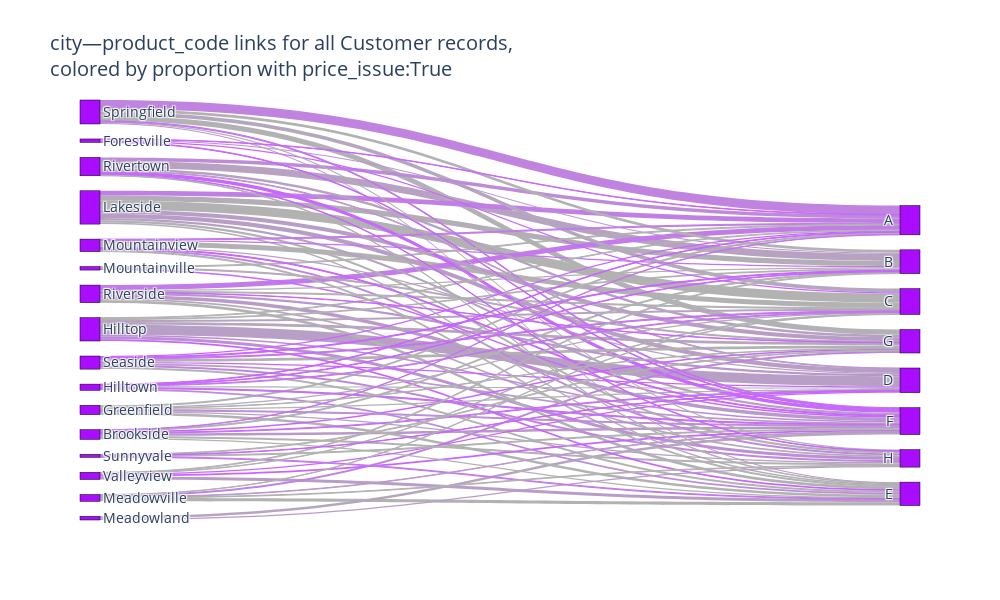

This figure's notebook cell:
### Code cell
# Create example alluvial/flow chart of city-product relationships
flow_chart, flow_chart_df = acd.get_flow_chart_fig(
    selection=[],  # Prefilter the dataset by adding attribute values here
    source_attribute="city",
    target_attribute="product_code",
    highlight_attribute="price_issue:True",
    unit="Customer",
    width=1000,
    height=600,
    scheme=color_schemes["Alphabet"],
)
flow_chart.show()

### Figure 1 — Plotly figure (JSON) as saved in the notebook; plotly's stock layout.template omitted (floating-point values rounded to 4 significant figures; data arrays with more than 128 entries replaced by an {"elided": "..."} marker saying what was removed)
{"data": [{"link": {"color": ["#b89fc5", "#b2b2b2", "#c084e0", "#b7a2c2", "#b2b1b3", "#b3aeb6", "#b2b2b2", "#c37be9", "#c17fe5", "#b89ec6", "#b89ec6", "#b5a7bd", "#ba99cb", "#c868fc", "#be8bd9", "#b2b2b2", "#bc90d4", "#b2b2b2", "#b2b2b2", "#b89dc7", "#b2b2b2", "#b6a6be", "#ba98cc", "#b6a5bf", "#b2b2b2", "#b7a1c3", "#b7a0c4", "#ba96ce", "#bf86de", "#bf87dd", "#b2b2b2", "#b2b2b2", "#b2b2b2", "#b6a4c0", "#b2b2b2", "#c082e2", "#c965ff", "#b2b2b2", "#c965ff", "#be8ada", "#b99aca", "#b3aeb6", "#c86afa", "#b5aaba", "#be8ada", "#b2b2b2", "#c965ff", "#b2b2b2", "#b2b2b2", "#b7a2c2", "#c965ff", "#c965ff", "#b7a2c2", "#c965ff", "#b2b2b2", "#c965ff", "#b99bc9", "#b6a6be", "#c573f1", "#bb93d1", "#b2b2b2", "#bb93d1", "#b4abb9", "#b2b2b2", "#c37be9", "#b2b2b2", "#c574f0", "#b2b2b2", "#c76df7", "#c574f0", "#b2b2b2", "#c965ff", "#b2b2b2", "#bd8cd8", "#c965ff", "#c477ed", "#ba99cb", "#c66ff5", "#b2b2b2", "#b2b2b2", "#c477ed", "#b2b2b2", "#c965ff", "#c965ff", "#c965ff", "#b2b2b2", "#ba99cb", "#c965ff", "#c475ef", "#b2b2b2", "#b2b2b2", "#b2b2b2", "#c965ff", "#c965ff", "#b2b2b2", "#c965ff"], "customdata": {"elided": "96x2 float values"}, "hovertemplate": "city: %{source.label} + product_code: %{target.label} = %{value:.0f}<br>+ price_issue:True  = %{customdata[0]}<br>Proportion = %{customdata[1]:.1%}<extra></extra>", "source": [11, 13, 21, 19, 21, 13, 16, 18, 13, 13, 13, 21, 18, 19, 19, 15, 11, 20, 21, 23, 18, 11, 2, 14, 9, 19, 13, 18, 20, 16, 13, 20, 9, 11, 2, 15, 23, 11, 11, 12, 20, 13, 17, 18, 11, 12, 2, 2, 18, 16, 23, 20, 9, 7, 9, 20, 14, 9, 16, 7, 21, 21, 17, 18, 16, 2, 20, 16, 12, 21, 17, 16, 22, 9, 20, 22, 19, 2, 23, 22, 12, 11, 12, 7, 12, 15, 15, 19, 2, 23, 19, 9, 22, 7, 15, 18], "target": [4, 3, 0, 1, 8, 1, 3, 0, 0, 4, 8, 3, 6, 6, 0, 5, 10, 8, 1, 5, 5, 8, 6, 6, 5, 8, 6, 4, 10, 10, 10, 5, 0, 3, 10, 8, 6, 1, 5, 5, 6, 5, 6, 10, 6, 4, 8, 5, 1, 4, 4, 4, 10, 3, 4, 0, 10, 3, 1, 1, 10, 5, 8, 3, 0, 1, 3, 5, 6, 6, 0, 6, 6, 6, 1, 5, 4, 4, 1, 8, 3, 0, 0, 6, 1, 10, 6, 10, 0, 3, 5, 8, 4, 0, 3, 8], "value": [111, 101, 99, 80, 60, 58, 58, 54, 53, 46, 45, 41, 39, 39, 39, 37, 33, 32, 32, 32, 31, 31, 29, 28, 28, 27, 26, 24, 24, 23, 23, 23, 22, 22, 22, 22, 20, 19, 19, 19, 19, 19, 18, 18, 17, 16, 16, 16, 15, 14, 14, 14, 14, 14, 13, 13, 13, 12, 12, 12, 12, 12, 11, 11, 11, 11, 11, 11, 11, 11, 10, 10, 10, 10, 10, 9, 9, 9, 9, 9, 9, 8, 7, 7, 7, 7, 6, 6, 5, 5, 5, 5, 5, 5, 4, 4]}, "node": {"color": "#AA0DFE", "label": ["A ", "B ", "Brookside", "C ", "D ", "E ", "F ", "Forestville", "G ", "Greenfield", "H ", "Hilltop", "Hilltown", "Lakeside", "Meadowland", "Meadowville", "Mountainview", "Mountainville", "Riverside", "Rivertown", "Seaside", "Springfield", "Sunnyvale", "Valleyview"], "line": {"color": "black", "width": 0.5}, "pad": 15, "thickness": 20}, "type": "sankey"}], "layout": {"font": {"size": 14}, "height": 600, "title": {"text": "city—product_code links for all Customer records,<br>colored by proportion with price_issue:True"}, "width": 1000}}
